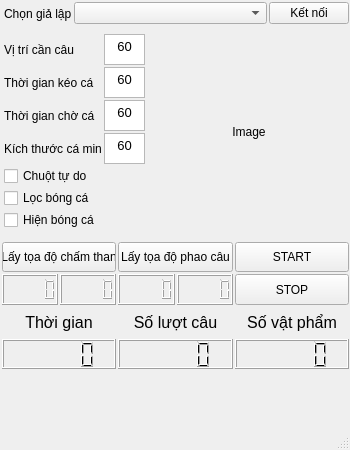
<?xml version="1.0" encoding="UTF-8"?>
<ui version="4.0">
 <class>MainWindow</class>
 <widget class="QMainWindow" name="MainWindow">
  <property name="geometry">
   <rect>
    <x>0</x>
    <y>0</y>
    <width>350</width>
    <height>450</height>
   </rect>
  </property>
  <property name="minimumSize">
   <size>
    <width>350</width>
    <height>450</height>
   </size>
  </property>
  <property name="maximumSize">
   <size>
    <width>350</width>
    <height>450</height>
   </size>
  </property>
  <property name="windowTitle">
   <string>Auto Fishing</string>
  </property>
  <widget class="QWidget" name="centralwidget">
   <widget class="QWidget" name="horizontalLayoutWidget_2">
    <property name="geometry">
     <rect>
      <x>0</x>
      <y>0</y>
      <width>351</width>
      <height>27</height>
     </rect>
    </property>
    <layout class="QHBoxLayout" name="row1" stretch="1,3,1">
     <property name="spacing">
      <number>2</number>
     </property>
     <property name="leftMargin">
      <number>4</number>
     </property>
     <property name="topMargin">
      <number>2</number>
     </property>
     <property name="rightMargin">
      <number>2</number>
     </property>
     <property name="bottomMargin">
      <number>2</number>
     </property>
     <item>
      <widget class="QLabel" name="lblChooseEmulator">
       <property name="text">
        <string>Chọn giả lập</string>
       </property>
      </widget>
     </item>
     <item>
      <widget class="QComboBox" name="listEmulator"/>
     </item>
     <item>
      <widget class="QPushButton" name="btnConnectEmulator">
       <property name="text">
        <string>Kết nối</string>
       </property>
      </widget>
     </item>
    </layout>
   </widget>
   <widget class="QWidget" name="horizontalLayoutWidget_3">
    <property name="geometry">
     <rect>
      <x>0</x>
      <y>30</y>
      <width>351</width>
      <height>204</height>
     </rect>
    </property>
    <layout class="QHBoxLayout" name="row2" stretch="3,4">
     <property name="spacing">
      <number>2</number>
     </property>
     <property name="leftMargin">
      <number>2</number>
     </property>
     <property name="topMargin">
      <number>2</number>
     </property>
     <property name="rightMargin">
      <number>2</number>
     </property>
     <property name="bottomMargin">
      <number>2</number>
     </property>
     <item>
      <layout class="QGridLayout" name="col2_1" rowstretch="0,0,0,0,0,0,0,0,0,0,0,0" columnstretch="6,4">
       <property name="leftMargin">
        <number>2</number>
       </property>
       <property name="topMargin">
        <number>2</number>
       </property>
       <property name="rightMargin">
        <number>2</number>
       </property>
       <property name="bottomMargin">
        <number>2</number>
       </property>
       <property name="spacing">
        <number>2</number>
       </property>
       <item row="4" column="1">
        <widget class="QTextEdit" name="txtMinFishSize">
         <property name="sizePolicy">
          <sizepolicy hsizetype="Ignored" vsizetype="Ignored">
           <horstretch>0</horstretch>
           <verstretch>0</verstretch>
          </sizepolicy>
         </property>
         <property name="html">
          <string>&lt;!DOCTYPE HTML PUBLIC &quot;-//W3C//DTD HTML 4.0//EN&quot; &quot;http://www.w3.org/TR/REC-html40/strict.dtd&quot;&gt;
&lt;html&gt;&lt;head&gt;&lt;meta name=&quot;qrichtext&quot; content=&quot;1&quot; /&gt;&lt;style type=&quot;text/css&quot;&gt;
p, li { white-space: pre-wrap; }
&lt;/style&gt;&lt;/head&gt;&lt;body style=&quot; font-family:'MS Shell Dlg 2'; font-size:8.25pt; font-weight:400; font-style:normal;&quot;&gt;
&lt;p align=&quot;center&quot; style=&quot; margin-top:0px; margin-bottom:0px; margin-left:0px; margin-right:0px; -qt-block-indent:0; text-indent:0px;&quot;&gt;&lt;span style=&quot; font-size:10pt;&quot;&gt;60&lt;/span&gt;&lt;/p&gt;&lt;/body&gt;&lt;/html&gt;</string>
         </property>
        </widget>
       </item>
       <item row="4" column="0">
        <widget class="QLabel" name="lblMinFishSize">
         <property name="text">
          <string>Kích thước cá min</string>
         </property>
        </widget>
       </item>
       <item row="6" column="0">
        <widget class="QCheckBox" name="cbFreeMouse">
         <property name="text">
          <string>Chuột tự do</string>
         </property>
        </widget>
       </item>
       <item row="11" column="0">
        <widget class="QCheckBox" name="cbShowFish">
         <property name="text">
          <string>Hiện bóng cá</string>
         </property>
        </widget>
       </item>
       <item row="9" column="0">
        <widget class="QCheckBox" name="cbFishDetection">
         <property name="text">
          <string>Lọc bóng cá</string>
         </property>
        </widget>
       </item>
       <item row="3" column="0">
        <widget class="QLabel" name="lblTimeWaitMark">
         <property name="text">
          <string>Thời gian chờ cá</string>
         </property>
        </widget>
       </item>
       <item row="2" column="0">
        <widget class="QLabel" name="lblTimePullingFish">
         <property name="text">
          <string>Thời gian kéo cá</string>
         </property>
        </widget>
       </item>
       <item row="3" column="1">
        <widget class="QTextEdit" name="txtWaitingFishTime">
         <property name="sizePolicy">
          <sizepolicy hsizetype="Ignored" vsizetype="Ignored">
           <horstretch>0</horstretch>
           <verstretch>0</verstretch>
          </sizepolicy>
         </property>
         <property name="html">
          <string>&lt;!DOCTYPE HTML PUBLIC &quot;-//W3C//DTD HTML 4.0//EN&quot; &quot;http://www.w3.org/TR/REC-html40/strict.dtd&quot;&gt;
&lt;html&gt;&lt;head&gt;&lt;meta name=&quot;qrichtext&quot; content=&quot;1&quot; /&gt;&lt;style type=&quot;text/css&quot;&gt;
p, li { white-space: pre-wrap; }
&lt;/style&gt;&lt;/head&gt;&lt;body style=&quot; font-family:'MS Shell Dlg 2'; font-size:8.25pt; font-weight:400; font-style:normal;&quot;&gt;
&lt;p align=&quot;center&quot; style=&quot; margin-top:0px; margin-bottom:0px; margin-left:0px; margin-right:0px; -qt-block-indent:0; text-indent:0px;&quot;&gt;&lt;span style=&quot; font-size:10pt;&quot;&gt;60&lt;/span&gt;&lt;/p&gt;&lt;/body&gt;&lt;/html&gt;</string>
         </property>
        </widget>
       </item>
       <item row="2" column="1">
        <widget class="QTextEdit" name="txtPullingFishTime">
         <property name="sizePolicy">
          <sizepolicy hsizetype="Ignored" vsizetype="Ignored">
           <horstretch>0</horstretch>
           <verstretch>0</verstretch>
          </sizepolicy>
         </property>
         <property name="html">
          <string>&lt;!DOCTYPE HTML PUBLIC &quot;-//W3C//DTD HTML 4.0//EN&quot; &quot;http://www.w3.org/TR/REC-html40/strict.dtd&quot;&gt;
&lt;html&gt;&lt;head&gt;&lt;meta name=&quot;qrichtext&quot; content=&quot;1&quot; /&gt;&lt;style type=&quot;text/css&quot;&gt;
p, li { white-space: pre-wrap; }
&lt;/style&gt;&lt;/head&gt;&lt;body style=&quot; font-family:'MS Shell Dlg 2'; font-size:8.25pt; font-weight:400; font-style:normal;&quot;&gt;
&lt;p align=&quot;center&quot; style=&quot; margin-top:0px; margin-bottom:0px; margin-left:0px; margin-right:0px; -qt-block-indent:0; text-indent:0px;&quot;&gt;&lt;span style=&quot; font-size:10pt;&quot;&gt;60&lt;/span&gt;&lt;/p&gt;&lt;/body&gt;&lt;/html&gt;</string>
         </property>
        </widget>
       </item>
       <item row="1" column="0">
        <widget class="QLabel" name="lblRodPosition">
         <property name="text">
          <string>Vị trí cần câu</string>
         </property>
        </widget>
       </item>
       <item row="1" column="1">
        <widget class="QTextEdit" name="txtFishingRodPosition">
         <property name="sizePolicy">
          <sizepolicy hsizetype="Ignored" vsizetype="Ignored">
           <horstretch>0</horstretch>
           <verstretch>0</verstretch>
          </sizepolicy>
         </property>
         <property name="html">
          <string>&lt;!DOCTYPE HTML PUBLIC &quot;-//W3C//DTD HTML 4.0//EN&quot; &quot;http://www.w3.org/TR/REC-html40/strict.dtd&quot;&gt;
&lt;html&gt;&lt;head&gt;&lt;meta name=&quot;qrichtext&quot; content=&quot;1&quot; /&gt;&lt;style type=&quot;text/css&quot;&gt;
p, li { white-space: pre-wrap; }
&lt;/style&gt;&lt;/head&gt;&lt;body style=&quot; font-family:'MS Shell Dlg 2'; font-size:8.25pt; font-weight:400; font-style:normal;&quot;&gt;
&lt;p align=&quot;center&quot; style=&quot; margin-top:0px; margin-bottom:0px; margin-left:0px; margin-right:0px; -qt-block-indent:0; text-indent:0px;&quot;&gt;&lt;span style=&quot; font-size:10pt;&quot;&gt;60&lt;/span&gt;&lt;/p&gt;&lt;/body&gt;&lt;/html&gt;</string>
         </property>
        </widget>
       </item>
      </layout>
     </item>
     <item>
      <widget class="QLabel" name="lblShowFish">
       <property name="sizePolicy">
        <sizepolicy hsizetype="Ignored" vsizetype="Ignored">
         <horstretch>0</horstretch>
         <verstretch>0</verstretch>
        </sizepolicy>
       </property>
       <property name="minimumSize">
        <size>
         <width>200</width>
         <height>200</height>
        </size>
       </property>
       <property name="maximumSize">
        <size>
         <width>200</width>
         <height>200</height>
        </size>
       </property>
       <property name="text">
        <string>Image</string>
       </property>
       <property name="alignment">
        <set>Qt::AlignCenter</set>
       </property>
      </widget>
     </item>
    </layout>
   </widget>
   <widget class="QWidget" name="gridLayoutWidget">
    <property name="geometry">
     <rect>
      <x>0</x>
      <y>240</y>
      <width>351</width>
      <height>131</height>
     </rect>
    </property>
    <layout class="QGridLayout" name="row3" rowstretch="0,0,0,0">
     <property name="leftMargin">
      <number>2</number>
     </property>
     <property name="topMargin">
      <number>2</number>
     </property>
     <property name="rightMargin">
      <number>2</number>
     </property>
     <property name="bottomMargin">
      <number>2</number>
     </property>
     <property name="spacing">
      <number>2</number>
     </property>
     <item row="0" column="0">
      <widget class="QPushButton" name="btnGetMarkPosition">
       <property name="sizePolicy">
        <sizepolicy hsizetype="Ignored" vsizetype="Ignored">
         <horstretch>0</horstretch>
         <verstretch>0</verstretch>
        </sizepolicy>
       </property>
       <property name="text">
        <string>Lấy tọa độ chấm than</string>
       </property>
      </widget>
     </item>
     <item row="2" column="0">
      <widget class="QLabel" name="lblTime">
       <property name="sizePolicy">
        <sizepolicy hsizetype="Ignored" vsizetype="Ignored">
         <horstretch>0</horstretch>
         <verstretch>0</verstretch>
        </sizepolicy>
       </property>
       <property name="font">
        <font>
         <pointsize>12</pointsize>
        </font>
       </property>
       <property name="text">
        <string>Thời gian</string>
       </property>
       <property name="textFormat">
        <enum>Qt::AutoText</enum>
       </property>
       <property name="alignment">
        <set>Qt::AlignCenter</set>
       </property>
      </widget>
     </item>
     <item row="1" column="1">
      <layout class="QHBoxLayout" name="col3_2">
       <property name="spacing">
        <number>2</number>
       </property>
       <item>
        <widget class="QLCDNumber" name="lcdRodX">
         <property name="sizePolicy">
          <sizepolicy hsizetype="Ignored" vsizetype="Ignored">
           <horstretch>0</horstretch>
           <verstretch>0</verstretch>
          </sizepolicy>
         </property>
        </widget>
       </item>
       <item>
        <widget class="QLCDNumber" name="lcdRodY">
         <property name="sizePolicy">
          <sizepolicy hsizetype="Ignored" vsizetype="Ignored">
           <horstretch>0</horstretch>
           <verstretch>0</verstretch>
          </sizepolicy>
         </property>
        </widget>
       </item>
      </layout>
     </item>
     <item row="1" column="0">
      <layout class="QHBoxLayout" name="col3_1">
       <property name="spacing">
        <number>2</number>
       </property>
       <property name="leftMargin">
        <number>0</number>
       </property>
       <property name="topMargin">
        <number>0</number>
       </property>
       <property name="rightMargin">
        <number>0</number>
       </property>
       <property name="bottomMargin">
        <number>0</number>
       </property>
       <item>
        <widget class="QLCDNumber" name="lcdMarkX">
         <property name="sizePolicy">
          <sizepolicy hsizetype="Ignored" vsizetype="Ignored">
           <horstretch>0</horstretch>
           <verstretch>0</verstretch>
          </sizepolicy>
         </property>
        </widget>
       </item>
       <item>
        <widget class="QLCDNumber" name="lcdMarkY">
         <property name="sizePolicy">
          <sizepolicy hsizetype="Ignored" vsizetype="Ignored">
           <horstretch>0</horstretch>
           <verstretch>0</verstretch>
          </sizepolicy>
         </property>
        </widget>
       </item>
      </layout>
     </item>
     <item row="0" column="1">
      <widget class="QPushButton" name="btnGetBobberPosition">
       <property name="sizePolicy">
        <sizepolicy hsizetype="Ignored" vsizetype="Ignored">
         <horstretch>0</horstretch>
         <verstretch>0</verstretch>
        </sizepolicy>
       </property>
       <property name="text">
        <string>Lấy tọa độ phao câu</string>
       </property>
      </widget>
     </item>
     <item row="2" column="1">
      <widget class="QLabel" name="lblNumFishing">
       <property name="sizePolicy">
        <sizepolicy hsizetype="Ignored" vsizetype="Ignored">
         <horstretch>0</horstretch>
         <verstretch>0</verstretch>
        </sizepolicy>
       </property>
       <property name="font">
        <font>
         <pointsize>12</pointsize>
        </font>
       </property>
       <property name="text">
        <string>Số lượt câu</string>
       </property>
       <property name="alignment">
        <set>Qt::AlignCenter</set>
       </property>
      </widget>
     </item>
     <item row="2" column="2">
      <widget class="QLabel" name="lblNumFish">
       <property name="sizePolicy">
        <sizepolicy hsizetype="Ignored" vsizetype="Ignored">
         <horstretch>0</horstretch>
         <verstretch>0</verstretch>
        </sizepolicy>
       </property>
       <property name="font">
        <font>
         <pointsize>12</pointsize>
        </font>
       </property>
       <property name="text">
        <string>Số vật phẩm</string>
       </property>
       <property name="alignment">
        <set>Qt::AlignCenter</set>
       </property>
      </widget>
     </item>
     <item row="0" column="2">
      <widget class="QPushButton" name="btnStartFishing">
       <property name="sizePolicy">
        <sizepolicy hsizetype="Ignored" vsizetype="Ignored">
         <horstretch>0</horstretch>
         <verstretch>0</verstretch>
        </sizepolicy>
       </property>
       <property name="text">
        <string>START</string>
       </property>
      </widget>
     </item>
     <item row="1" column="2">
      <widget class="QPushButton" name="btnStopFishing">
       <property name="sizePolicy">
        <sizepolicy hsizetype="Ignored" vsizetype="Ignored">
         <horstretch>0</horstretch>
         <verstretch>0</verstretch>
        </sizepolicy>
       </property>
       <property name="text">
        <string>STOP</string>
       </property>
      </widget>
     </item>
     <item row="3" column="0">
      <widget class="QLCDNumber" name="lcdTime">
       <property name="sizePolicy">
        <sizepolicy hsizetype="Ignored" vsizetype="Ignored">
         <horstretch>0</horstretch>
         <verstretch>0</verstretch>
        </sizepolicy>
       </property>
      </widget>
     </item>
     <item row="3" column="1">
      <widget class="QLCDNumber" name="lcdNumFishing">
       <property name="sizePolicy">
        <sizepolicy hsizetype="Ignored" vsizetype="Ignored">
         <horstretch>0</horstretch>
         <verstretch>0</verstretch>
        </sizepolicy>
       </property>
      </widget>
     </item>
     <item row="3" column="2">
      <widget class="QLCDNumber" name="lcdNumFish">
       <property name="sizePolicy">
        <sizepolicy hsizetype="Ignored" vsizetype="Ignored">
         <horstretch>0</horstretch>
         <verstretch>0</verstretch>
        </sizepolicy>
       </property>
      </widget>
     </item>
    </layout>
   </widget>
  </widget>
  <widget class="QMenuBar" name="menubar">
   <property name="geometry">
    <rect>
     <x>0</x>
     <y>0</y>
     <width>350</width>
     <height>21</height>
    </rect>
   </property>
  </widget>
  <widget class="QStatusBar" name="statusbar"/>
 </widget>
 <resources/>
 <connections/>
</ui>
